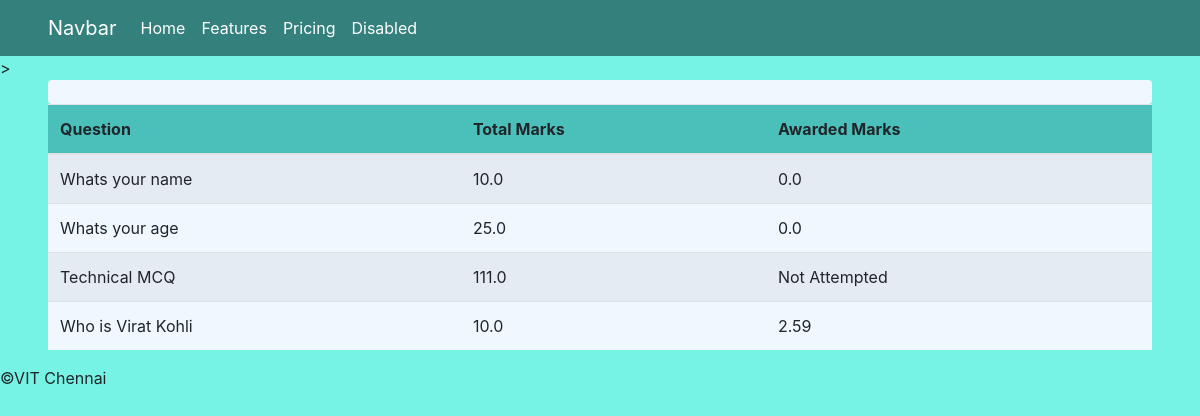
The app's page /results/15 (signed in), older data.
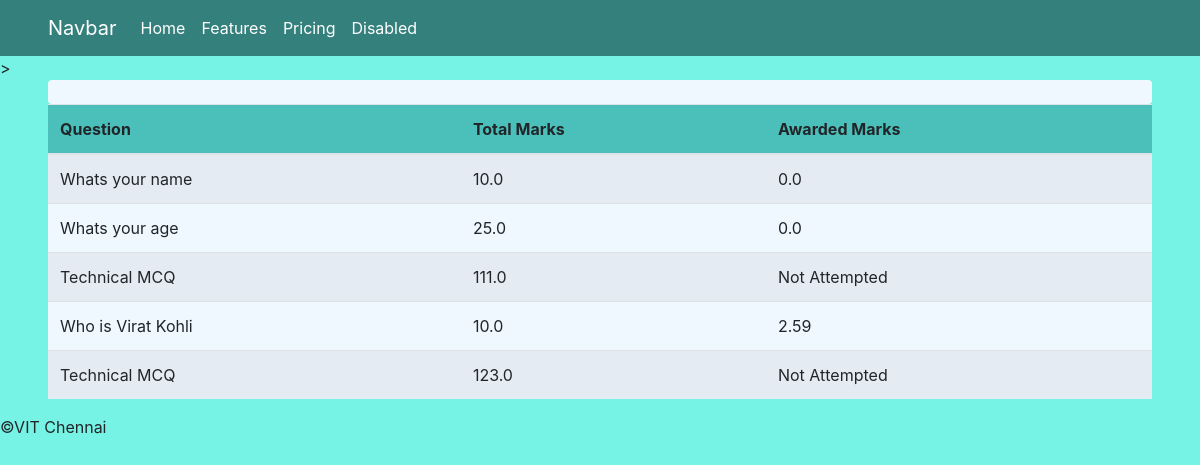
The same page, newer data.
### OCR/models.py (models this page shows)
class Question(models.Model):
    question_desc=models.CharField(max_length=200)
    correct_answer=models.CharField(max_length=200)
    marks=models.FloatField()
    def __str__(self) -> str:
        return self.question_desc

### OCR/views.py (the view)
# urls.py: path("results/<str:pk>",views.getStudentPerformance),
def getStudentPerformance(request,pk):
    test=Test.objects.get(id=pk)
    question=test.questions.all()
    s=test.classroom.student.all()
    l=[]
    for j in question:
            m=[]
            try:
                a=Answer.objects.filter(question=j,student=Student.objects.get(user=request.user))
                if(a.count()==0):
                    m+=[j,j.marks,"Not Attempted"]
                for i in a:
                    m+=[j,j.marks,round(i.awarded_marks,2)]
            except:
                m+=["Not Attempted"]
            l+=[m]
    return render(request,"viewResuts.html",{"l":l})

### OCR/templates/viewResuts.html (shortened to what this page needs)
<!DOCTYPE html>
<html lang="en">
<head>
    <link rel="stylesheet" href="https://cdn.jsdelivr.net/npm/bootstrap@4.0.0/dist/css/bootstrap.min.css"
>
</head>
<body style="background-color: #77f3e5;">
    <nav class="navbar navbar-expand-lg navbar-light px-5" style="background-color: #34807c; color: white;">
        <a class="navbar-brand" href="#" style="color: white;">Navbar</a>
        <div class="collapse navbar-collapse" id="navbarNav">
          <ul class="navbar-nav">
            <li class="nav-item active">
              <a class="nav-link" href="#" style="color: white;">Home <span class="sr-only">(current)</span></a>
            </li>
            <li class="nav-item">
              <a class="nav-link" href="#" style="color: white;">Features</a>
            </li>
            <li class="nav-item">
              <a class="nav-link" href="#" style="color: white;">Pricing</a>
            </li>
            <li class="nav-item">
              <a class="nav-link " href="#" style="color: white;">Disabled</a>
            </li>
          </ul>
        </div>
      </nav>
>   <div class="mx-5 text-center p-2 rounded" style="background-color: aliceblue;">
    </div>
    <div class="mx-5 rounded">
        <table class="table table-hover table-striped">
            <thead style="background-color: #4bc0ba;">
                <tr>
                  <th scope="col">Question</th>
                  <th scope="col" >Total Marks</th>
                  <th scope="col">Awarded Marks</th>
                </tr>
              </thead>
              <tbody style="background-color: aliceblue;">
                {% for i in l %}
                <tr>
                    {% for j in i %}
                    <td>{{j}}</td>
                    {% endfor %}
                </tr>
                {% endfor %}
            </tbody>
        </table>
    </div>
        <div class="footer">
          <p>©VIT Chennai</p>
        </div>
</body>
</html>

Row changes from the older to the newer data that the page shows:
added Question: question_desc "Technical MCQ", i "123.0" "Not Attempted"
